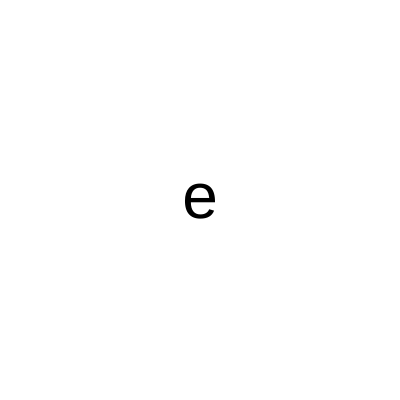
Frame 1 (no input)
Frame 60 (no input): identical to frame 1, image omitted
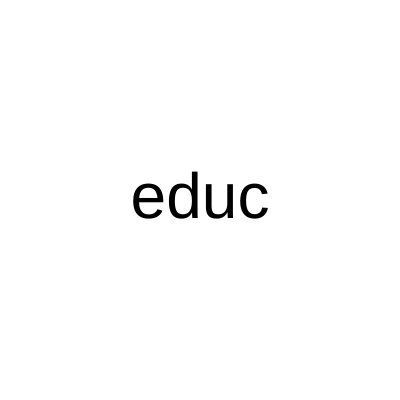
Frame 120 (the mouse pressed at the canvas centre since frame 60)

The p5.js sketch that drew these frames (run headless with seeded random() and noise() and a simulated clock; from frame 60 on, the mouse is pressed at the canvas centre):

// p5.js sketch
// ── sketch.js
let palavra;

function setup(){
  createCanvas(400, 400);
  
  
  let palavras=["respeito","obediencia","educacao"];
  palavra=random(palavras);
  
  
}
function inicializaCores() {
 background("white");
  fill("black")
  textSize(64)
  textAlign(CENTER,CENTER);
}
  



 function draw() {
  inicializaCores();
   
  
 
  
  let maximo= width;
  let minimo=0;                                                     
  let quantidade = map(mouseX, 0,width,1,palavra.length);
  let parcial = palavra.substring (0,quantidade);
  text (parcial,200,200);
  

  
  
  
  
  
}
